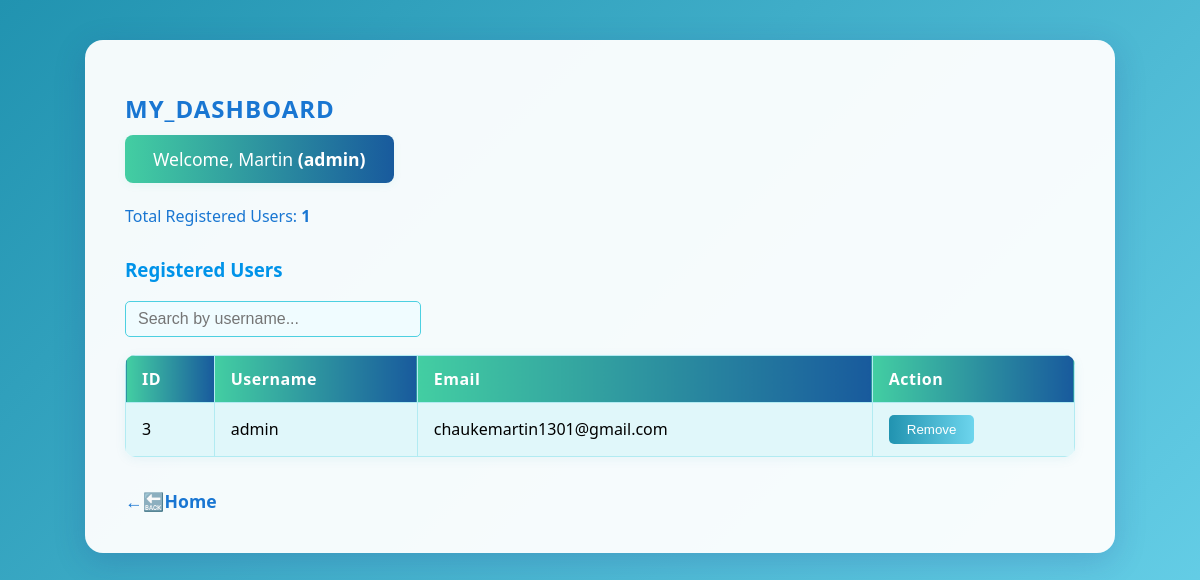
Page /admin (signed in) on the earlier database version.
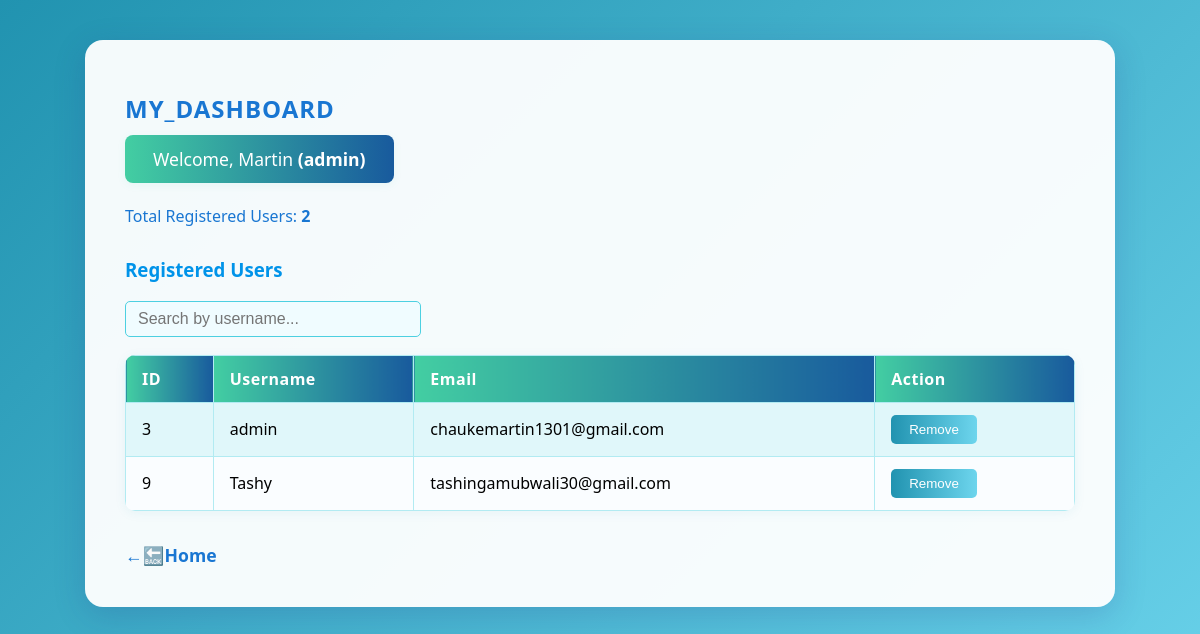
Same page on the later database version.
### tables this page shows
CREATE TABLE users (
    id INTEGER PRIMARY KEY AUTOINCREMENT,
    username TEXT NOT NULL,
    email TEXT NOT NULL,
    password TEXT NOT NULL
    , is_admin INTEGER DEFAULT 0);

### app.py (the view, shortened to what this page needs)
@app.route("/admin", methods=["GET", "POST"])
@admin_required
def admin_dashboard():
    conn = get_db_connection()
    users = conn.execute("SELECT * FROM users").fetchall()
    conn.close()
    return render_template("admin_dashboard.html", users=users)

### app.py (called while the page is built)
def get_db_connection():
    conn=sqlite3.connect(DATABASE)
    conn.row_factory=sqlite3.Row
    return conn

def admin_required(f):
    @wraps(f)
    def wrapper(*args, **kwargs):
        if "user_id" not in session:
            flash("Please log in to continue.", "warning")
            return redirect(url_for("login"))
        conn = get_db_connection()
        user = conn.execute("SELECT * FROM users WHERE id = ?", (session["user_id"],)).fetchone()
        conn.close()
        if not user or user["is_admin"] != 1:
            flash("Admin access required.", "danger")
            return redirect(url_for("home"))
        return f(*args, **kwargs)
    return wrapper

### templates/admin_dashboard.html (shortened to what this page needs)
<!DOCTYPE html>
<html>
<head>
</head>
<body>
    <div class="dashboard-container">
        <h2>MY_DASHBOARD</h2>
        <div class="welcome">
            Welcome, Martin <strong>({{ session.username }})</strong>
        </div>
        <div class="user-count">
            Total Registered Users: <strong>{{ users|length }}</strong>
        </div>
        <h3>Registered Users</h3>
        <input type="text" id="searchInput" placeholder="Search by username...">
        <table>
            <tr>
                <th>ID</th><th>Username</th><th>Email</th><th>Action</th>
            </tr>
            {% for user in users %}
            <tr>
                <td>{{ user.id }}</td>
                <td>{{ user.username }}</td>
                <td>{{ user.email }}</td>
                <td>
                    <form method="post" style="display:inline;">
                        <button type="submit" class="remove-btn" onclick="return confirm('Are you sure you want to remove {{ user.username }}?');">Remove</button>
                    </form>
                </td>
            </tr>
            {% endfor %}
        </table>
        <a href="{{ url_for('home') }}" class="back-link">&larr;🔙Home</a>
    </div>
</body>
</html>

Differences in the rows shown:
added users: id "9", username "Tashy", email "tashingamubwali30@gmail.com"
Other differences:
{{ users|length }}: "1" → "2"
